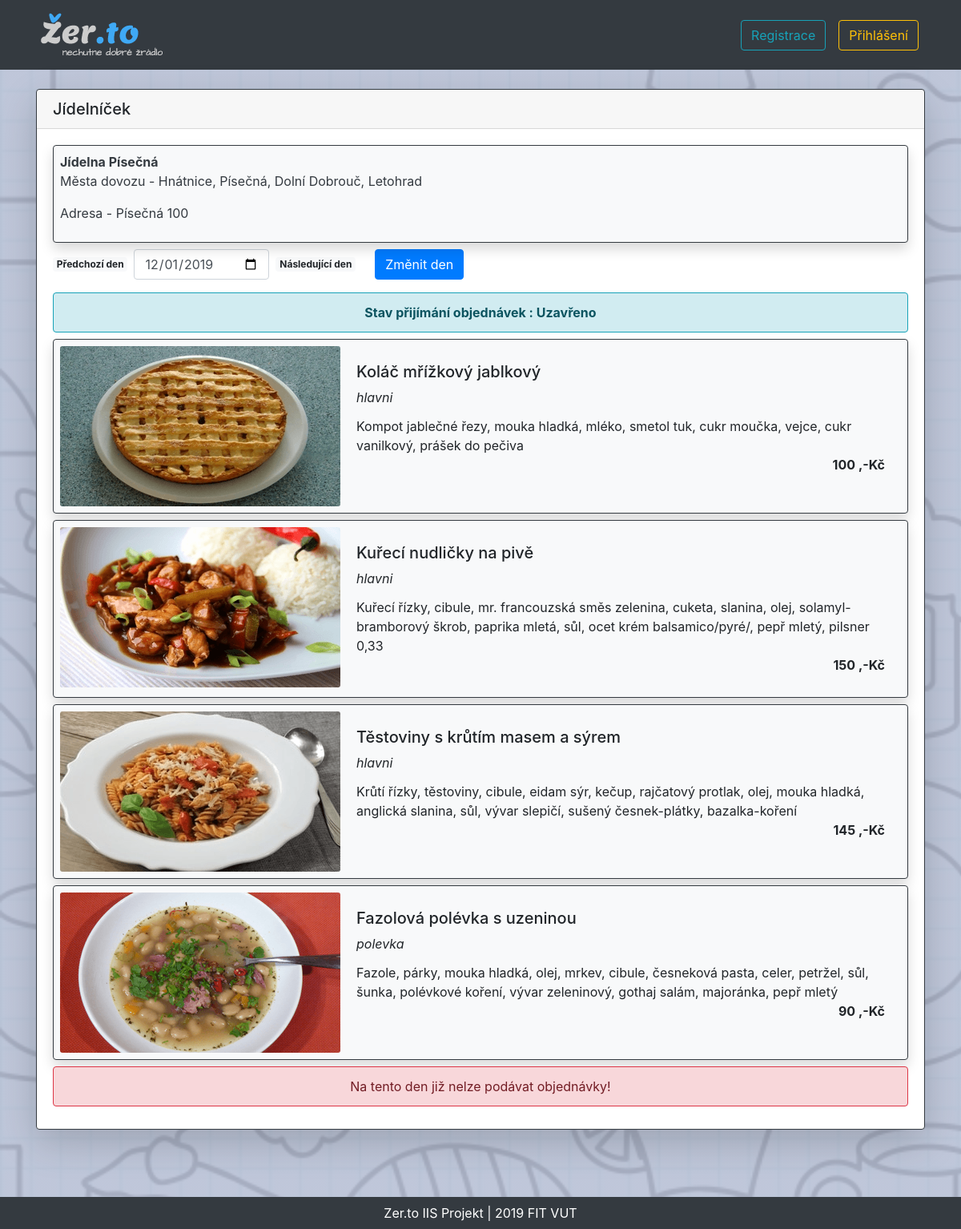
/jidlo/jidelnicek.php?jidelna=2, run on the app's committed database.
### tables this page shows
CREATE TABLE `jidelna` (
  `id` int(11) NOT NULL,
  `nazev` varchar(200) NOT NULL,
  `mesto` varchar(100) NOT NULL,
  `adresa` varchar(200) NOT NULL,
  `operator` int(11) DEFAULT NULL,
  `stav` bit(1) NOT NULL DEFAULT b'0'
);

CREATE TABLE `nabidka` (
  `id` int(11) NOT NULL,
  `jidelna` int(11) NOT NULL,
  `den` date NOT NULL,
  `stav` varchar(100) NOT NULL
);

CREATE TABLE `jidla_v_nabidce` (
  `id` int(11) NOT NULL,
  `nabidka` int(11) NOT NULL,
  `jidlo` int(11) NOT NULL
);

CREATE TABLE `jidlo` (
  `id` int(11) NOT NULL,
  `nazev` varchar(200) NOT NULL,
  `popis` text NOT NULL,
  `typ` varchar(100) NOT NULL,
  `ob` varchar(200) DEFAULT NULL,
  `cena` int(11) DEFAULT NULL
);

### functions.php (called while the page is built, shortened)
<?php
function dbconnect(){
	$db = new mysqli("","","","");
    $db->set_charset("UTF8");
    return $db;
}
function getMestaDovozu($id){
    $sql = "SELECT mesto FROM mesta_dovozu WHERE jidelna = $id";
    $db = dbconnect();
    $mesta_dovozu = "";
    $prvni = true;
    $load_mesta_dovozu = $db->query($sql);
    if($load_mesta_dovozu->num_rows>0){
        while($row = $load_mesta_dovozu->fetch_assoc()){
            if($prvni){
                $mesta_dovozu = $row['mesto'];
                $prvni = false;
            }else{
                $mesta_dovozu = $mesta_dovozu.", ".$row['mesto'];
            }
        }
    }
    return $mesta_dovozu == "" ? "-" : $mesta_dovozu;
}
?>

### jidlo/jidelnicek.php (the view, shortened to what this page needs)
<?php
include '../functions.php';
if(isset($_GET['jidelna']))
    if(filter_input(INPUT_GET, "jidelna", FILTER_VALIDATE_INT))
        $jidelna = filter_input(INPUT_GET, "jidelna");
    else{
        ?><script>
            window.location = "../index.php";
        </script><?php
    }
else{
    ?><script>
        window.location = "../index.php";
    </script><?php
}
if(isset($_GET['den']))
    $den = filter_input(INPUT_GET, "den", FILTER_SANITIZE_STRING);
else
    $den = date('Y-m-d');
$kontrola = true;
?>
<!DOCTYPE html>
<html>
	<head>
        <link rel="stylesheet" href="https://stackpath.bootstrapcdn.com/bootstrap/4.4.0/css/bootstrap.min.css" />
        <link rel="stylesheet" href="../styles/styles.css" />
	</head>
	<body>
        <nav class='mb-4 navbar navbar-expand-lg navbar-dark bg-dark'>
            <div class='container'>
                <a class='navbar-brand' href='../index.php'><img src='../pic/logo/logo.png' /></a>
                    <div class='collapse navbar-collapse' id='navbarSupportedContent-4'>
                        <ul class='navbar-nav ml-auto'>
                        <?php
                            if(isset($_SESSION['jmeno'])){
                                echo "
                                <li class='nav-link dropdown'>
                                    <span class='nav-link dropdown-toggle' id='navbarDropdownMenuLink-4' data-toggle='dropdown' aria-haspopup='true' aria-expanded='false'>Přihlášen jako:
                                    <b>".$_SESSION['jmeno']."</b>
                                    </span>
                                    <div class='dropdown-menu dropdown-menu-right' aria-labelledby='navbarDropdownMenuLink-4'>
                                    ";
                                echo "<a class='dropdown-item' href=\"../account/user.php?user=".$_SESSION['id']."\">Můj účet</a>";
                                echo "<a class='dropdown-item' href='../account/moje_objednavky.php'>Moje objednávky</a>";
                            if($_SESSION['prava'] == 2){
                                echo "<a class='dropdown-item' href='../op/moje_jidelny.php'>Moje jídelny</a>";
                                echo "<a class='dropdown-item' href='../op/dat_zakazky.php'>Nové zakázky</a>";
                            }
                            if($_SESSION['prava'] <= 2){
                                echo "<a class='dropdown-item' href='../op/add_jidlo.php'>Vložení jídla do DB</a>";
                                if($_SESSION['prava'] == 1){
                                    echo "<a class='dropdown-item' href='../admin/accounts.php'>Účty</a>";
                                    echo "<a class='dropdown-item' href='../admin/add_jidelna.php'>Vložení jídelny do DB</a>";
                                    echo "<a class='dropdown-item' href='../admin/jidelny.php'>Jídelny</a>";
                                }
                            }
                            if($_SESSION['prava'] == 3) {
                                echo "<a class='dropdown-item' href='../ridic/zakazky.php?search=&f_akt=akt'>Zakázky</a>";
                            }
                            echo "<div class='dropdown-divider'></div>";
                            echo "<a class='dropdown-item' href='../account/login.php?action=off'>Odhlásit se</a>";
                            echo "</div></nav>";
                            }else{
                            echo "
                                <li class='nav-item'>
                                    <a class='nav-link' href='../account/register.php'><button class='btn btn-outline-info'>Registrace</button></a>
                                </li>
                                <li class='nav-item'>
                                    <a class='nav-link' href='../account/login.php'><button class='btn btn-outline-warning'>Přihlášení</button></a>
                                </li>
                            </ul>
                        </div>
                    </div>
                </nav>
                ";
            }
        ?>
    <main class="container">
        <section class="row justify-content-md-center">
            <div class="col col-md-12">
                <div class="card shadow-lg border-dark">
                    <h5 class="card-header">Jídelníček</h5>
                    <div class="card-body">
        <?php
            $db = dbconnect();
            $sql = "SELECT nazev, adresa, mesto FROM jidelna WHERE id = $jidelna AND stav = 1";
            if($jidelny = $db->prepare($sql)){;
                $jidelny->execute();
                $jidelny->bind_result($nazev, $adresa, $mesto);
                if($jidelny->fetch()){
                    echo "<article class='card p-2 mb-2 border-dark bg-light shadow'>";
                    echo "<a class='text-dark text-decoration-none' href='./jidelnicek.php?jidelna=$jidelna'>";
                    echo "<b>$nazev</b>";
                    echo "<p>Města dovozu - ".getMestaDovozu($jidelna)."</p>";
                    echo "<p>Adresa - $mesto $adresa</p>";
                    echo "</a>";
                    echo "</article>";
                }else{
                    echo "<p class='alert alert-danger border-danger text-center my-4'>Nepodařilo se načíst jídelníček jídelny s daným id!</p>";
                    $kontrola = false;
                }
            }else{
                echo "<p class='alert alert-danger border-danger text-center my-4'>Nepodařilo se načíst jídelníček!</p>";
                $kontrola = false;
            }
        ?>
            <form method="get" action="jidelnicek.php" class="form-inline">
                <a class="badge badge-light mr-2" href="./jidelnicek.php?jidelna=<?php echo $jidelna;?>&den=<?php echo date('Y-m-d', strtotime($den . ' -1 day'));?>">Předchozí den</a>
                <input class="form-control" type="date" name="den"  value="<?php echo $den;?>">
                <a class="badge badge-light ml-2" href="./jidelnicek.php?jidelna=<?php echo $jidelna;?>&den=<?php echo date('Y-m-d', strtotime($den . ' +1 day'));?>">Následující den</a>
                <input type="submit" value="Změnit den" class="btn btn-primary ml-4" />
            </form>
        <?php
            $sql = "SELECT id, stav FROM nabidka WHERE jidelna = $jidelna AND den = '$den'";
            if($jidelny = $db->prepare($sql)){
                $jidelny->execute();
                $jidelny->bind_result($id, $stav);
                if($jidelny->fetch()){
                    echo "<p class='alert alert-info border-info text-center my-2'><strong>Stav přijímání objednávek : $stav</strong></p>";
                    $sql_jidla_v_nabidce = "SELECT jidlo FROM jidla_v_nabidce WHERE nabidka = $id";
                    $jidla_v_nabidce = $db->query($sql_jidla_v_nabidce);
                    if($jidla_v_nabidce->num_rows > 0){
                        while($row = $jidla_v_nabidce->fetch_assoc()){
                            $sql_info_jidlo = "SELECT nazev, popis, typ, ob, cena FROM jidlo WHERE id = ".$row['jidlo'];
                            if($jidlo_info = $db->prepare($sql_info_jidlo)){
                                $jidlo_info->execute();
                                $jidlo_info->bind_result($nazev, $popis, $typ, $ob, $cena);
                                if($jidlo_info->fetch()){
                                    echo "<article class='card p-2 mb-2 border-dark bg-light shadow'>";
                                        echo "<div class='row no-gutters'>";
                                            echo "<div class='col-md-4'>";
						                    if(file_exists("../pic/".$row['jidlo']."/$ob"))
                                                echo "<img src='../pic/".$row['jidlo']."/$ob' class='card-img' alt='jidlo' />";
						                    else
							                    echo "<img src='../pic/generic.png' class='card-img' alt='jidlo' />";
                                            echo "</div>";
                                            echo "<div class='col-md-8'>";
                                            echo "<div class='card-body'>";
                                                echo "<div class='card-title'>";
                                                echo "<h5>$nazev</h5>";
                                                echo "<div class='cart-text'><i>$typ</i></div></div>";
                                                echo "<div class='card-text'>$popis</div>";
                                                echo "<div class='card-text float-right'><strong>$cena ,-Kč</strong></div><br>";
                                            echo "</div></div></div></article>";
                                }else{
                                    echo "<p class='alert alert-danger border-danger text-center my-2'>Toto jídlo neexistuje!</p>";
                                }
                            }
                        }
                    }else{
                        echo "<p class='alert alert-danger border-danger text-center my-2'>V nabídce nejsou žádná jídla!</p>";
                        $kontrola = false;
                    }
                }else{
                    echo "<p class='alert alert-danger border-danger text-center my-2'>Jídelna na tento den nemá sestavený jídelníček!</p>";
                    $kontrola = false;
                }
            }else{
                echo "<p class='alert alert-danger border-danger text-center my-2'>Nepodařilo se načíst jídelníček!</p>";
                $kontrola = false;
            }
        ?>
                <section>
                    <?php
                        if($stav == "Otevřeno" && $kontrola){
                            echo "<form action='./jidlo.php' method='post'>";
                            echo "<input type='hidden' name='jidelna' value='$jidelna' >";
                            echo "<input type='hidden' name='den' value='$den' >";
                            echo "<input type='submit' name='obj' value='Objednat si jídlo' class='btn btn-primary float-right' />";
                            echo "</form>";
                        }else if($stav == "Uzavřeno" && $kontrola){
                            echo "<p class='alert alert-danger border-danger text-center my-2'>Na tento den již nelze podávat objednávky!</p>";
                        }else if($kontrola){
                            echo "<p class='alert alert-info border-info text-center my-2'>Na tento den již byla podána vaše objednávka!</p>";
                        }
                    ?>
                </section>
                </div>
            </div>
        </div>
    </section>
    </main>
    <footer class="mt-4">
        <div class="bg-dark p-2 text-center text-white footer">
            Zer.to IIS Projekt | 2019 FIT VUT
        </div>
	</footer>
	</body>
</html>

### styles/styles.css (style rules this page uses)
html { height: 100%; margin: 0; padding: 0; }
body { background: linear-gradient(rgba(185, 193, 214, 0.9), rgba(185, 193, 214, 0.9)), url("../pic/logo/bgd.jpg") #FFF; background-size: cover; min-height: 100%; margin: 0; padding: 0 0 100px 0; position: relative; }
.footer { position: absolute; bottom: 0; width: 100%; }

### data on the page
jidelna: nazev "Jídelna Písečná", mesto "Písečná", adresa "100"
nabidka: stav "Uzavřeno"
jidla_v_nabidce: jidlo.ob (picture), jidlo.nazev "Koláč mřížkový jablkový", jidlo.typ "hlavni", jidlo.popis "Kompot jablečné řezy, mouka hladká, mléko, smetol tuk, cukr moučka, vejce, cukr vanilkový, prášek do pečiva", jidlo.cena "100"
jidla_v_nabidce: jidlo.ob (picture), jidlo.nazev "Kuřecí nudličky na pivě", jidlo.typ "hlavni", jidlo.popis "Kuřecí řízky, cibule, mr. francouzská směs zelenina, cuketa, slanina, olej, solamyl-bramborový škrob, paprika mletá, sůl, ocet krém balsamico/pyré/, pepř mletý, pilsner 0,33", jidlo.cena "150"
jidla_v_nabidce: jidlo.ob (picture), jidlo.nazev "Těstoviny s krůtím masem a sýrem", jidlo.typ "hlavni", jidlo.popis "Krůtí řízky, těstoviny, cibule, eidam sýr, kečup, rajčatový protlak, olej, mouka hladká, anglická slanina, sůl, vývar slepičí, sušený česnek-plátky, bazalka-koření", jidlo.cena "145"
jidla_v_nabidce: jidlo.ob (picture), jidlo.nazev "Fazolová polévka s uzeninou", jidlo.typ "polevka", jidlo.popis "Fazole, párky, mouka hladká, olej, mrkev, cibule, česneková pasta, celer, petržel, sůl, šunka, polévkové koření, vývar zeleninový, gothaj salám, majoránka, pepř mletý", jidlo.cena "90"

### other printed values
getMestaDovozu($jidelna) "Hnátnice, Písečná, Dolní Dobrouč, Letohrad"
